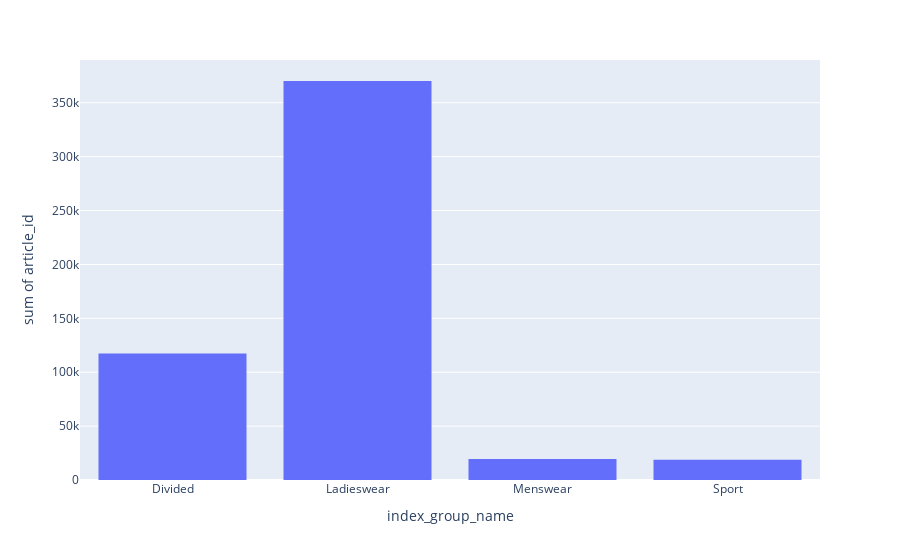

Notebook code cell kept with this figure:
### Code cell
plot_feature(detailed_transactions, "index_group_name")

### Figure 1 — Plotly figure (JSON) as saved in the notebook; plotly's stock layout.template omitted (floating-point values rounded to 4 significant figures)
{"data": [{"bingroup": "x", "histfunc": "sum", "hovertemplate": "index_group_name=%{x}<br>sum of article_id=%{y}<extra></extra>", "legendgroup": "", "marker": {"color": "#636efa", "pattern": {"shape": ""}}, "name": "", "orientation": "v", "showlegend": false, "type": "histogram", "x": ["Divided", "Ladieswear", "Menswear", "Sport"], "xaxis": "x", "y": [117394, 370213, 19553, 18870], "yaxis": "y"}], "layout": {"barmode": "relative", "legend": {"tracegroupgap": 0}, "margin": {"t": 60}, "xaxis": {"anchor": "y", "domain": [0, 1], "title": {"text": "index_group_name"}}, "yaxis": {"anchor": "x", "domain": [0, 1], "title": {"text": "sum of article_id"}}}}
